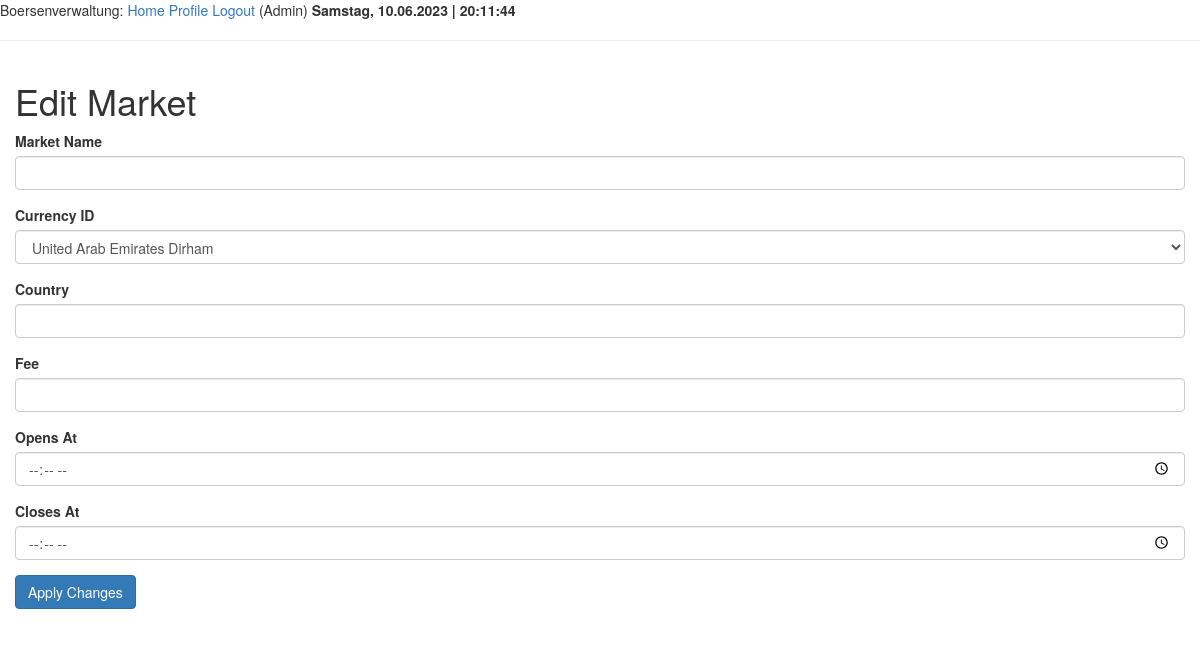
The app's page /editmarket/9 (signed in), older data.
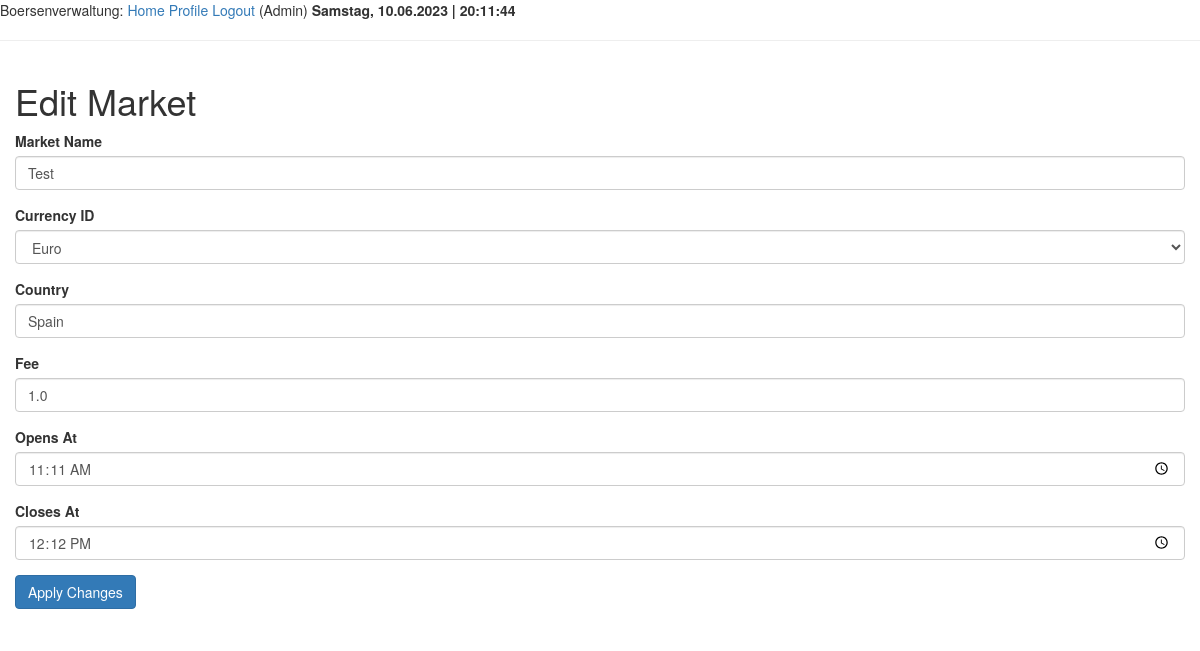
The same page, newer data.
### app/models.py (models this page shows, shortened)
class Market(db.Model):
    market_id = Column(Integer, primary_key=True)
    market_name = Column(Text, unique=True, nullable=False)
    opens_at = Column(Time, nullable=False)
    closes_at = Column(Time, nullable=False)
    market_currency_id = Column(Integer, nullable=False)
    market_country = Column(Text, nullable=False)
    market_fee = Column(Float, nullable=False)

### app/routes.py (the view)
@app.route('/editmarket/<market_id>', methods=['GET', 'POST'])
def edit_market(market_id):
    if not current_user.admin_tag:
        flash("Insufficient permission!")
        return redirect(url_for('index'))
    market = Market.query.get(market_id)
    market_name = "test"
    form = EditMarketForm(obj=market)
    if form.validate_on_submit():
        market.market_name = form.market_name.data
        market.market_currency_id = form.market_currency_id.data
        market.market_country = form.market_country.data
        market.market_fee = form.market_fee.data
        market.opens_at = form.opens_at.data
        market.closes_at = form.closes_at.data
        db.session.commit()
        flash('Your changes have been saved.')
        return redirect(url_for('index'))
    elif request.method == 'GET':
        return render_template('edit_market.html', title='Edit Market', form=form)

### app/forms.py
class EditMarketForm(FlaskForm):
    market_name = StringField('Market Name', validators=[DataRequired()])
    market_currency_id = SelectField('Currency ID', coerce=int, validators=[DataRequired()])
    market_country = StringField('Country', validators=[DataRequired()])
    market_fee = FloatField('Fee', validators=[DataRequired()])
    opens_at = TimeField('Opens At', validators=[DataRequired()])
    closes_at = TimeField('Closes At', validators=[DataRequired()])
    submit = SubmitField('Apply Changes')
    def __init__(self, *args, **kwargs):
        super(EditMarketForm, self).__init__(*args, **kwargs)
        self.market_currency_id.choices = [(currency.market_currency_id, currency.market_currency_name) for currency in
                                           Currency.query.all()]

### app/models.py (called while the page is built)
@login.user_loader
def load_user(id):
    return User.query.get(int(id))

### app/routes.py (called while the page is built)
@app.context_processor
def inject_datetime():
    return {'current_time': datetime.utcnow()}

@app.before_request
def before_request():
    if current_user.is_authenticated:
        current_user.last_seen = datetime.utcnow()
        db.session.commit()

### app/templates/edit_market.html (shortened to what this page needs)
{% extends "base.html" %}
{% block content %}
    <div class="container-fluid">
    <h1>Edit Market</h1>
        <form action="" method="post">
            <div class="form-group">
                {{ form.market_name.label }}
                {{ form.market_name(class="form-control") }}
            </div>
            <div class="form-group">
                {{ form.market_currency_id.label }}
                {{ form.market_currency_id(class="form-control") }}
            </div>
            <div class="form-group">
                {{ form.market_country.label }}
                {{ form.market_country(class="form-control") }}
            </div>
            <div class="form-group">
                {{ form.market_fee.label }}
                {{ form.market_fee(class="form-control") }}
            </div>
            <div class="form-group">
                {{ form.opens_at.label }}
                {{ form.opens_at(class="form-control") }}
            </div>
            <div class="form-group">
                {{ form.closes_at.label }}
                {{ form.closes_at(class="form-control") }}
            </div>
            <div class="form-group">
                {{ form.submit(class="btn btn-primary") }}
            </div>
        </form>
    </div>
{% endblock %}

Row changes from the older to the newer data that the page shows:
added Market: market_name "Test", market_currency_id "Euro", market_country "Spain", market_fee "1.0", opens_at "11:11", closes_at "12:12"
Text that changed along with them:
form field market_currency_id: "United Arab Emirates Dirham" → (not shown)
